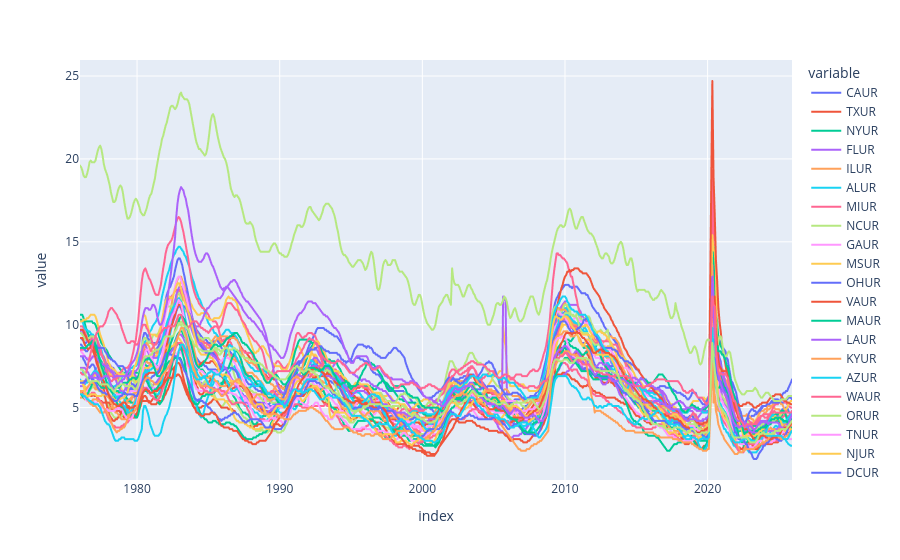

The notebook cell saved with this chart:
### Code cell
px.line(unemp_states)

### Figure 1 — Plotly figure (JSON) as saved in the notebook; plotly's stock layout.template omitted (floating-point values rounded to 4 significant figures; data arrays with more than 128 entries replaced by an {"elided": "..."} marker saying what was removed)
{"data": [{"hovertemplate": "variable=CAUR<br>index=%{x}<br>value=%{y}<extra></extra>", "legendgroup": "CAUR", "line": {"color": "#636efa", "dash": "solid"}, "marker": {"symbol": "circle"}, "mode": "lines", "name": "CAUR", "showlegend": true, "type": "scattergl", "x": {"elided": "597 str values"}, "xaxis": "x", "y": {"elided": "597 float values"}, "yaxis": "y"}, {"hovertemplate": "variable=TXUR<br>index=%{x}<br>value=%{y}<extra></extra>", "legendgroup": "TXUR", "line": {"color": "#EF553B", "dash": "solid"}, "marker": {"symbol": "circle"}, "mode": "lines", "name": "TXUR", "showlegend": true, "type": "scattergl", "x": {"elided": "597 str values"}, "xaxis": "x", "y": {"elided": "597 float values"}, "yaxis": "y"}, {"hovertemplate": "variable=NYUR<br>index=%{x}<br>value=%{y}<extra></extra>", "legendgroup": "NYUR", "line": {"color": "#00cc96", "dash": "solid"}, "marker": {"symbol": "circle"}, "mode": "lines", "name": "NYUR", "showlegend": true, "type": "scattergl", "x": {"elided": "597 str values"}, "xaxis": "x", "y": {"elided": "597 float values"}, "yaxis": "y"}, {"hovertemplate": "variable=FLUR<br>index=%{x}<br>value=%{y}<extra></extra>", "legendgroup": "FLUR", "line": {"color": "#ab63fa", "dash": "solid"}, "marker": {"symbol": "circle"}, "mode": "lines", "name": "FLUR", "showlegend": true, "type": "scattergl", "x": {"elided": "597 str values"}, "xaxis": "x", "y": {"elided": "597 float values"}, "yaxis": "y"}, {"hovertemplate": "variable=ILUR<br>index=%{x}<br>value=%{y}<extra></extra>", "legendgroup": "ILUR", "line": {"color": "#FFA15A", "dash": "solid"}, "marker": {"symbol": "circle"}, "mode": "lines", "name": "ILUR", "showlegend": true, "type": "scattergl", "x": {"elided": "597 str values"}, "xaxis": "x", "y": {"elided": "597 float values"}, "yaxis": "y"}, {"hovertemplate": "variable=ALUR<br>index=%{x}<br>value=%{y}<extra></extra>", "legendgroup": "ALUR", "line": {"color": "#19d3f3", "dash": "solid"}, "marker": {"symbol": "circle"}, "mode": "lines", "name": "ALUR", "showlegend": true, "type": "scattergl", "x": {"elided": "597 str values"}, "xaxis": "x", "y": {"elided": "597 float values"}, "yaxis": "y"}, {"hovertemplate": "variable=MIUR<br>index=%{x}<br>value=%{y}<extra></extra>", "legendgroup": "MIUR", "line": {"color": "#FF6692", "dash": "solid"}, "marker": {"symbol": "circle"}, "mode": "lines", "name": "MIUR", "showlegend": true, "type": "scattergl", "x": {"elided": "597 str values"}, "xaxis": "x", "y": {"elided": "597 float values"}, "yaxis": "y"}, {"hovertemplate": "variable=NCUR<br>index=%{x}<br>value=%{y}<extra></extra>", "legendgroup": "NCUR", "line": {"color": "#B6E880", "dash": "solid"}, "marker": {"symbol": "circle"}, "mode": "lines", "name": "NCUR", "showlegend": true, "type": "scattergl", "x": {"elided": "597 str values"}, "xaxis": "x", "y": {"elided": "597 float values"}, "yaxis": "y"}, {"hovertemplate": "variable=GAUR<br>index=%{x}<br>value=%{y}<extra></extra>", "legendgroup": "GAUR", "line": {"color": "#FF97FF", "dash": "solid"}, "marker": {"symbol": "circle"}, "mode": "lines", "name": "GAUR", "showlegend": true, "type": "scattergl", "x": {"elided": "597 str values"}, "xaxis": "x", "y": {"elided": "597 float values"}, "yaxis": "y"}, {"hovertemplate": "variable=MSUR<br>index=%{x}<br>value=%{y}<extra></extra>", "legendgroup": "MSUR", "line": {"color": "#FECB52", "dash": "solid"}, "marker": {"symbol": "circle"}, "mode": "lines", "name": "MSUR", "showlegend": true, "type": "scattergl", "x": {"elided": "597 str values"}, "xaxis": "x", "y": {"elided": "597 float values"}, "yaxis": "y"}, {"hovertemplate": "variable=OHUR<br>index=%{x}<br>value=%{y}<extra></extra>", "legendgroup": "OHUR", "line": {"color": "#636efa", "dash": "solid"}, "marker": {"symbol": "circle"}, "mode": "lines", "name": "OHUR", "showlegend": true, "type": "scattergl", "x": {"elided": "597 str values"}, "xaxis": "x", "y": {"elided": "597 float values"}, "yaxis": "y"}, {"hovertemplate": "variable=VAUR<br>index=%{x}<br>value=%{y}<extra></extra>", "legendgroup": "VAUR", "line": {"color": "#EF553B", "dash": "solid"}, "marker": {"symbol": "circle"}, "mode": "lines", "name": "VAUR", "showlegend": true, "type": "scattergl", "x": {"elided": "597 str values"}, "xaxis": "x", "y": {"elided": "597 float values"}, "yaxis": "y"}, {"hovertemplate": "variable=MAUR<br>index=%{x}<br>value=%{y}<extra></extra>", "legendgroup": "MAUR", "line": {"color": "#00cc96", "dash": "solid"}, "marker": {"symbol": "circle"}, "mode": "lines", "name": "MAUR", "showlegend": true, "type": "scattergl", "x": {"elided": "597 str values"}, "xaxis": "x", "y": {"elided": "597 float values"}, "yaxis": "y"}, {"hovertemplate": "variable=LAUR<br>index=%{x}<br>value=%{y}<extra></extra>", "legendgroup": "LAUR", "line": {"color": "#ab63fa", "dash": "solid"}, "marker": {"symbol": "circle"}, "mode": "lines", "name": "LAUR", "showlegend": true, "type": "scattergl", "x": {"elided": "597 str values"}, "xaxis": "x", "y": {"elided": "597 float values"}, "yaxis": "y"}, {"hovertemplate": "variable=KYUR<br>index=%{x}<br>value=%{y}<extra></extra>", "legendgroup": "KYUR", "line": {"color": "#FFA15A", "dash": "solid"}, "marker": {"symbol": "circle"}, "mode": "lines", "name": "KYUR", "showlegend": true, "type": "scattergl", "x": {"elided": "597 str values"}, "xaxis": "x", "y": {"elided": "597 float values"}, "yaxis": "y"}, {"hovertemplate": "variable=AZUR<br>index=%{x}<br>value=%{y}<extra></extra>", "legendgroup": "AZUR", "line": {"color": "#19d3f3", "dash": "solid"}, "marker": {"symbol": "circle"}, "mode": "lines", "name": "AZUR", "showlegend": true, "type": "scattergl", "x": {"elided": "597 str values"}, "xaxis": "x", "y": {"elided": "597 float values"}, "yaxis": "y"}, {"hovertemplate": "variable=WAUR<br>index=%{x}<br>value=%{y}<extra></extra>", "legendgroup": "WAUR", "line": {"color": "#FF6692", "dash": "solid"}, "marker": {"symbol": "circle"}, "mode": "lines", "name": "WAUR", "showlegend": true, "type": "scattergl", "x": {"elided": "597 str values"}, "xaxis": "x", "y": {"elided": "597 float values"}, "yaxis": "y"}, {"hovertemplate": "variable=ORUR<br>index=%{x}<br>value=%{y}<extra></extra>", "legendgroup": "ORUR", "line": {"color": "#B6E880", "dash": "solid"}, "marker": {"symbol": "circle"}, "mode": "lines", "name": "ORUR", "showlegend": true, "type": "scattergl", "x": {"elided": "597 str values"}, "xaxis": "x", "y": {"elided": "597 float values"}, "yaxis": "y"}, {"hovertemplate": "variable=TNUR<br>index=%{x}<br>value=%{y}<extra></extra>", "legendgroup": "TNUR", "line": {"color": "#FF97FF", "dash": "solid"}, "marker": {"symbol": "circle"}, "mode": "lines", "name": "TNUR", "showlegend": true, "type": "scattergl", "x": {"elided": "597 str values"}, "xaxis": "x", "y": {"elided": "597 float values"}, "yaxis": "y"}, {"hovertemplate": "variable=NJUR<br>index=%{x}<br>value=%{y}<extra></extra>", "legendgroup": "NJUR", "line": {"color": "#FECB52", "dash": "solid"}, "marker": {"symbol": "circle"}, "mode": "lines", "name": "NJUR", "showlegend": true, "type": "scattergl", "x": {"elided": "597 str values"}, "xaxis": "x", "y": {"elided": "597 float values"}, "yaxis": "y"}, {"hovertemplate": "variable=DCUR<br>index=%{x}<br>value=%{y}<extra></extra>", "legendgroup": "DCUR", "line": {"color": "#636efa", "dash": "solid"}, "marker": {"symbol": "circle"}, "mode": "lines", "name": "DCUR", "showlegend": true, "type": "scattergl", "x": {"elided": "597 str values"}, "xaxis": "x", "y": {"elided": "597 float values"}, "yaxis": "y"}, {"hovertemplate": "variable=NVUR<br>index=%{x}<br>value=%{y}<extra></extra>", "legendgroup": "NVUR", "line": {"color": "#EF553B", "dash": "solid"}, "marker": {"symbol": "circle"}, "mode": "lines", "name": "NVUR", "showlegend": true, "type": "scattergl", "x": {"elided": "597 str values"}, "xaxis": "x", "y": {"elided": "597 float values"}, "yaxis": "y"}, {"hovertemplate": "variable=COUR<br>index=%{x}<br>value=%{y}<extra></extra>", "legendgroup": "COUR", "line": {"color": "#00cc96", "dash": "solid"}, "marker": {"symbol": "circle"}, "mode": "lines", "name": "COUR", "showlegend": true, "type": "scattergl", "x": {"elided": "597 str values"}, "xaxis": "x", "y": {"elided": "597 float values"}, "yaxis": "y"}, {"hovertemplate": "variable=PAUR<br>index=%{x}<br>value=%{y}<extra></extra>", "legendgroup": "PAUR", "line": {"color": "#ab63fa", "dash": "solid"}, "marker": {"symbol": "circle"}, "mode": "lines", "name": "PAUR", "showlegend": true, "type": "scattergl", "x": {"elided": "597 str values"}, "xaxis": "x", "y": {"elided": "597 float values"}, "yaxis": "y"}, {"hovertemplate": "variable=MOUR<br>index=%{x}<br>value=%{y}<extra></extra>", "legendgroup": "MOUR", "line": {"color": "#FFA15A", "dash": "solid"}, "marker": {"symbol": "circle"}, "mode": "lines", "name": "MOUR", "showlegend": true, "type": "scattergl", "x": {"elided": "597 str values"}, "xaxis": "x", "y": {"elided": "597 float values"}, "yaxis": "y"}, {"hovertemplate": "variable=SCUR<br>index=%{x}<br>value=%{y}<extra></extra>", "legendgroup": "SCUR", "line": {"color": "#19d3f3", "dash": "solid"}, "marker": {"symbol": "circle"}, "mode": "lines", "name": "SCUR", "showlegend": true, "type": "scattergl", "x": {"elided": "597 str values"}, "xaxis": "x", "y": {"elided": "597 float values"}, "yaxis": "y"}, {"hovertemplate": "variable=MNUR<br>index=%{x}<br>value=%{y}<extra></extra>", "legendgroup": "MNUR", "line": {"color": "#FF6692", "dash": "solid"}, "marker": {"symbol": "circle"}, "mode": "lines", "name": "MNUR", "showlegend": true, "type": "scattergl", "x": {"elided": "597 str values"}, "xaxis": "x", "y": {"elided": "597 float values"}, "yaxis": "y"}, {"hovertemplate": "variable=PRUR<br>index=%{x}<br>value=%{y}<extra></extra>", "legendgroup": "PRUR", "line": {"color": "#B6E880", "dash": "solid"}, "marker": {"symbol": "circle"}, "mode": "lines", "name": "PRUR", "showlegend": true, "type": "scattergl", "x": {"elided": "597 str values"}, "xaxis": "x", "y": {"elided": "597 float values"}, "yaxis": "y"}, {"hovertemplate": "variable=WIUR<br>index=%{x}<br>value=%{y}<extra></extra>", "legendgroup": "WIUR", "line": {"color": "#FF97FF", "dash": "solid"}, "marker": {"symbol": "circle"}, "mode": "lines", "name": "WIUR", "showlegend": true, "type": "scattergl", "x": {"elided": "597 str values"}, "xaxis": "x", "y": {"elided": "597 float values"}, "yaxis": "y"}, {"hovertemplate": "variable=INUR<br>index=%{x}<br>value=%{y}<extra></extra>", "legendgroup": "INUR", "line": {"color": "#FECB52", "dash": "solid"}, "marker": {"symbol": "circle"}, "mode": "lines", "name": "INUR", "showlegend": true, "type": "scattergl", "x": {"elided": "597 str values"}, "xaxis": "x", "y": {"elided": "597 float values"}, "yaxis": "y"}, {"hovertemplate": "variable=MDUR<br>index=%{x}<br>value=%{y}<extra></extra>", "legendgroup": "MDUR", "line": {"color": "#636efa", "dash": "solid"}, "marker": {"symbol": "circle"}, "mode": "lines", "name": "MDUR", "showlegend": true, "type": "scattergl", "x": {"elided": "597 str values"}, "xaxis": "x", "y": {"elided": "597 float values"}, "yaxis": "y"}, {"hovertemplate": "variable=CTUR<br>index=%{x}<br>value=%{y}<extra></extra>", "legendgroup": "CTUR", "line": {"color": "#EF553B", "dash": "solid"}, "marker": {"symbol": "circle"}, "mode": "lines", "name": "CTUR", "showlegend": true, "type": "scattergl", "x": {"elided": "597 str values"}, "xaxis": "x", "y": {"elided": "597 float values"}, "yaxis": "y"}, {"hovertemplate": "variable=NMUR<br>index=%{x}<br>value=%{y}<extra></extra>", "legendgroup": "NMUR", "line": {"color": "#00cc96", "dash": "solid"}, "marker": {"symbol": "circle"}, "mode": "lines", "name": "NMUR", "showlegend": true, "type": "scattergl", "x": {"elided": "597 str values"}, "xaxis": "x", "y": {"elided": "597 float values"}, "yaxis": "y"}, {"hovertemplate": "variable=WVUR<br>index=%{x}<br>value=%{y}<extra></extra>", "legendgroup": "WVUR", "line": {"color": "#ab63fa", "dash": "solid"}, "marker": {"symbol": "circle"}, "mode": "lines", "name": "WVUR", "showlegend": true, "type": "scattergl", "x": {"elided": "597 str values"}, "xaxis": "x", "y": {"elided": "597 float values"}, "yaxis": "y"}, {"hovertemplate": "variable=UTUR<br>index=%{x}<br>value=%{y}<extra></extra>", "legendgroup": "UTUR", "line": {"color": "#FFA15A", "dash": "solid"}, "marker": {"symbol": "circle"}, "mode": "lines", "name": "UTUR", "showlegend": true, "type": "scattergl", "x": {"elided": "597 str values"}, "xaxis": "x", "y": {"elided": "597 float values"}, "yaxis": "y"}, {"hovertemplate": "variable=OKUR<br>index=%{x}<br>value=%{y}<extra></extra>", "legendgroup": "OKUR", "line": {"color": "#19d3f3", "dash": "solid"}, "marker": {"symbol": "circle"}, "mode": "lines", "name": "OKUR", "showlegend": true, "type": "scattergl", "x": {"elided": "597 str values"}, "xaxis": "x", "y": {"elided": "597 float values"}, "yaxis": "y"}, {"hovertemplate": "variable=AKUR<br>index=%{x}<br>value=%{y}<extra></extra>", "legendgroup": "AKUR", "line": {"color": "#FF6692", "dash": "solid"}, "marker": {"symbol": "circle"}, "mode": "lines", "name": "AKUR", "showlegend": true, "type": "scattergl", "x": {"elided": "597 str values"}, "xaxis": "x", "y": {"elided": "597 float values"}, "yaxis": "y"}, {"hovertemplate": "variable=ARUR<br>index=%{x}<br>value=%{y}<extra></extra>", "legendgroup": "ARUR", "line": {"color": "#B6E880", "dash": "solid"}, "marker": {"symbol": "circle"}, "mode": "lines", "name": "ARUR", "showlegend": true, "type": "scattergl", "x": {"elided": "597 str values"}, "xaxis": "x", "y": {"elided": "597 float values"}, "yaxis": "y"}], "layout": {"legend": {"title": {"text": "variable"}, "tracegroupgap": 0}, "margin": {"t": 60}, "xaxis": {"anchor": "y", "domain": [0, 1], "title": {"text": "index"}}, "yaxis": {"anchor": "x", "domain": [0, 1], "title": {"text": "value"}}}}
